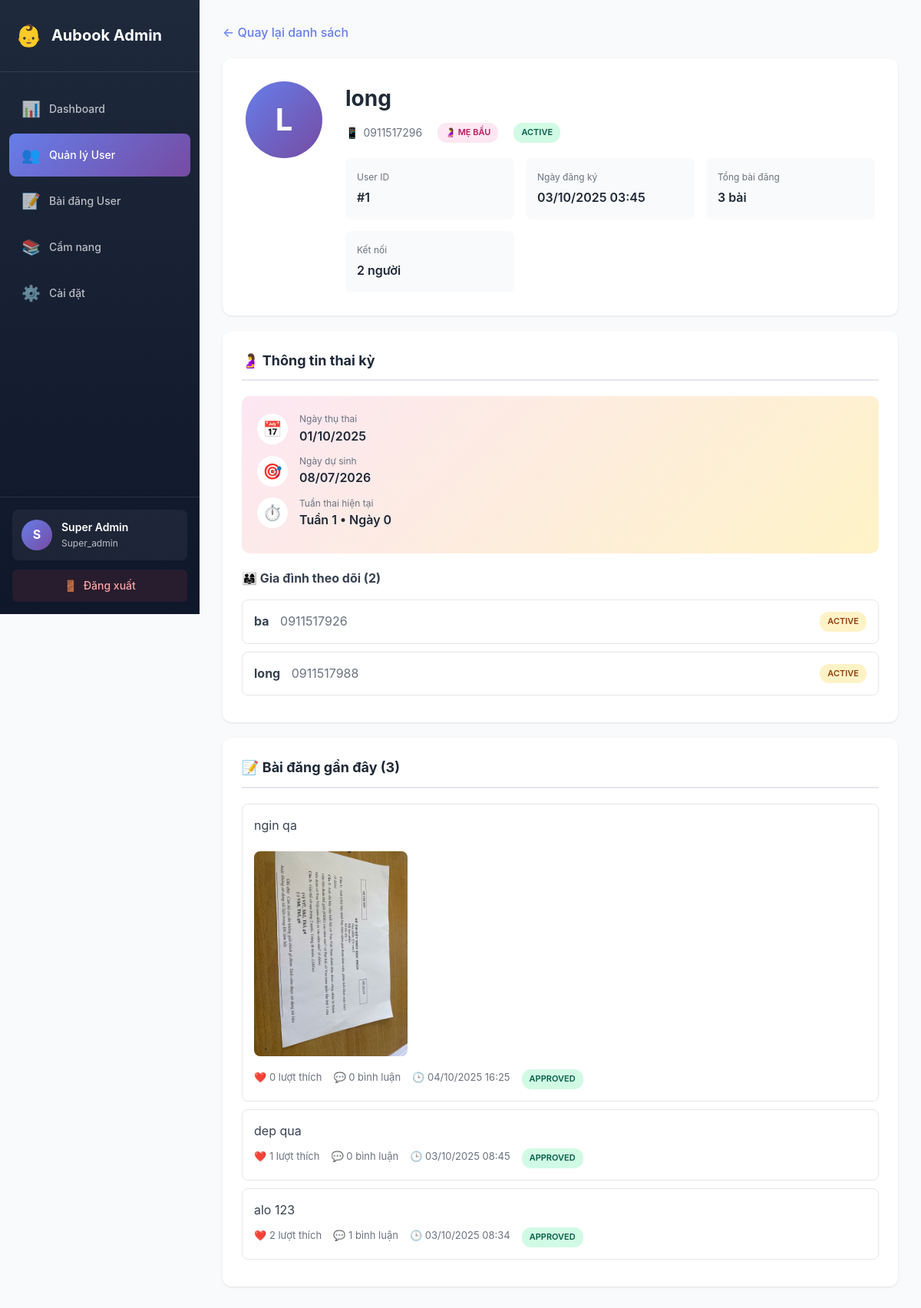
The app's page /admin/user_detail.php?id=1 (signed in) with its own data.
### tables this page shows
CREATE TABLE `users` (
  `id` int(11) NOT NULL,
  `phone` varchar(15) NOT NULL,
  `full_name` varchar(100) NOT NULL,
  `password` varchar(255) NOT NULL,
  `role` enum('me_bau','gia_dinh') NOT NULL,
  `status` enum('active','locked','suspended','deleted') DEFAULT 'active',
  `locked_at` timestamp NULL DEFAULT NULL,
  `locked_by` int(11) DEFAULT NULL,
  `locked_reason` text DEFAULT NULL,
  `deleted_at` timestamp NULL DEFAULT NULL,
  `created_at` timestamp NOT NULL DEFAULT current_timestamp(),
  `updated_at` timestamp NOT NULL DEFAULT current_timestamp() ON UPDATE current_timestamp()
);

CREATE TABLE `family_connections` (
  `id` int(11) NOT NULL,
  `family_user_id` int(11) NOT NULL,
  `pregnant_user_id` int(11) NOT NULL,
  `status` enum('pending','approved','rejected') DEFAULT 'pending',
  `created_at` timestamp NOT NULL DEFAULT current_timestamp(),
  `updated_at` timestamp NOT NULL DEFAULT current_timestamp() ON UPDATE current_timestamp()
);

CREATE TABLE `posts` (
  `id` int(11) NOT NULL,
  `user_id` int(11) NOT NULL,
  `content` text NOT NULL,
  `image_url` varchar(255) DEFAULT NULL,
  `status` enum('pending','approved','rejected','hidden') DEFAULT 'approved',
  `moderated_by` int(11) DEFAULT NULL,
  `moderated_at` timestamp NULL DEFAULT NULL,
  `rejection_reason` text DEFAULT NULL,
  `report_count` int(11) DEFAULT 0,
  `created_at` timestamp NOT NULL DEFAULT current_timestamp(),
  `updated_at` timestamp NOT NULL DEFAULT current_timestamp() ON UPDATE current_timestamp()
);

### models/Admin.php (called while the page is built, shortened)
<?php
class Admin {
    private $conn;
    public function __construct($db) {
        $this->conn = $db;
    }
    public function getAdminById($id) {
        $query = "SELECT * FROM admins WHERE id = :id LIMIT 1";
        $stmt = $this->conn->prepare($query);
        $stmt->bindParam(':id', $id);
        $stmt->execute();
        return $stmt->fetch(PDO::FETCH_ASSOC);
    }
    public function getUserById($user_id) {
        $query = "SELECT u.*,
                         pi.conception_date, pi.due_date,
                         (SELECT COUNT(*) FROM posts WHERE user_id = u.id) as total_posts,
                         (SELECT COUNT(*) FROM family_connections WHERE
                          (family_user_id = u.id OR pregnant_user_id = u.id)
                          AND status = 'approved') as total_connections
                  FROM users u
                  LEFT JOIN pregnancy_info pi ON u.id = pi.user_id
                  WHERE u.id = :id";
        $stmt = $this->conn->prepare($query);
        $stmt->bindParam(':id', $user_id);
        $stmt->execute();
        return $stmt->fetch(PDO::FETCH_ASSOC);
    }
}

### admin/user_detail.php (the view, shortened to what this page needs)
<?php
require_once '../models/Admin.php';
$database = new Database();
$db = $database->getConnection();
$admin = new Admin($db);
$admin_info = $admin->getAdminById($_SESSION['admin_id']);
$user_id = isset($_GET['id']) ? (int)$_GET['id'] : 0;
$user = $admin->getUserById($user_id);
$query = "SELECT p.*,
                 (SELECT COUNT(*) FROM post_likes WHERE post_id = p.id) as like_count,
                 (SELECT COUNT(*) FROM post_comments WHERE post_id = p.id) as comment_count
          FROM posts p
          WHERE p.user_id = :user_id
          ORDER BY p.created_at DESC
          LIMIT 10";
$stmt = $db->prepare($query);
$stmt->bindParam(':user_id', $user_id);
$stmt->execute();
$posts = $stmt->fetchAll(PDO::FETCH_ASSOC);
$family_connections = [];
if ($user['role'] === 'me_bau') {
    $query = "SELECT fc.*, u.full_name, u.phone, u.status
              FROM family_connections fc
              JOIN users u ON fc.family_user_id = u.id
              WHERE fc.pregnant_user_id = :user_id
              ORDER BY fc.created_at DESC";
    $stmt = $db->prepare($query);
    $stmt->bindParam(':user_id', $user_id);
    $stmt->execute();
    $family_connections = $stmt->fetchAll(PDO::FETCH_ASSOC);
}
?>
<!DOCTYPE html>
<html lang="vi">
<head>
    <link rel="stylesheet" href="css/admin.css">
</head>
<body>
    <div class="admin-container">
        <aside class="sidebar">
            <div class="sidebar-header">
                <div class="logo">
                    <span class="logo-icon">👶</span>
                    <span class="logo-text">Aubook Admin</span>
                </div>
            </div>
            <nav class="sidebar-menu">
                <a href="index.php" class="menu-item">
                    <span class="menu-icon">📊</span>
                    <span class="menu-text">Dashboard</span>
                </a>
                <a href="users.php" class="menu-item active">
                    <span class="menu-icon">👥</span>
                    <span class="menu-text">Quản lý User</span>
                </a>
                <a href="posts.php" class="menu-item">
                    <span class="menu-icon">📝</span>
                    <span class="menu-text">Bài đăng User</span>
                </a>
                <a href="articles.php" class="menu-item">
                    <span class="menu-icon">📚</span>
                    <span class="menu-text">Cẩm nang</span>
                </a>
                <a href="settings.php" class="menu-item">
                    <span class="menu-icon">⚙️</span>
                    <span class="menu-text">Cài đặt</span>
                </a>
            </nav>
            <div class="sidebar-footer">
                <div class="admin-profile">
                    <div class="admin-avatar">
                        <?php echo strtoupper(substr($admin_info['full_name'], 0, 1)); ?>
                    </div>
                    <div class="admin-info">
                        <div class="admin-name"><?php echo htmlspecialchars($admin_info['full_name']); ?></div>
                        <div class="admin-role"><?php echo ucfirst($admin_info['role']); ?></div>
                    </div>
                </div>
                <a href="logout.php" class="btn-logout">
                    <span>🚪</span> Đăng xuất
                </a>
            </div>
        </aside>
        <main class="main-content">
            <a href="users.php" class="back-link">
                ← Quay lại danh sách
            </a>
            <div class="user-header">
                <div class="user-header-content">
                    <div class="user-avatar-large">
                        <?php echo strtoupper(substr($user['full_name'], 0, 1)); ?>
                    </div>
                    <div class="user-info">
                        <div class="user-name"><?php echo htmlspecialchars($user['full_name']); ?></div>
                        <div class="user-meta">
                            <div class="user-meta-item">
                                <span>📱</span>
                                <span><?php echo htmlspecialchars($user['phone']); ?></span>
                            </div>
                            <div class="user-meta-item">
                                <span class="badge <?php echo $user['role'] === 'me_bau' ? 'badge-pink' : 'badge-blue'; ?>">
                                    <?php echo $user['role'] === 'me_bau' ? '🤰 Mẹ bầu' : '👨‍👩‍👧 Gia đình'; ?>
                                </span>
                            </div>
                            <div class="user-meta-item">
                                <span class="badge badge-<?php
                                    echo $user['status'] === 'active' ? 'success' :
                                         ($user['status'] === 'locked' ? 'warning' : 'danger');
                                ?>">
                                    <?php echo ucfirst($user['status']); ?>
                                </span>
                            </div>
                        </div>
                        <div class="info-grid">
                            <div class="info-item">
                                <div class="info-label">User ID</div>
                                <div class="info-value">#<?php echo $user['id']; ?></div>
                            </div>
                            <div class="info-item">
                                <div class="info-label">Ngày đăng ký</div>
                                <div class="info-value"><?php echo date('d/m/Y H:i', strtotime($user['created_at'])); ?></div>
                            </div>
                            <div class="info-item">
                                <div class="info-label">Tổng bài đăng</div>
                                <div class="info-value"><?php echo $user['total_posts']; ?> bài</div>
                            </div>
                            <div class="info-item">
                                <div class="info-label">Kết nối</div>
                                <div class="info-value"><?php echo $user['total_connections']; ?> người</div>
                            </div>
                        </div>
                    </div>
                </div>
            </div>
            <?php if ($user['role'] === 'me_bau' && $user['conception_date']): ?>
                <div class="section">
                    <div class="section-title">🤰 Thông tin thai kỳ</div>
                    <div class="pregnancy-timeline">
                        <div class="timeline-item">
                            <div class="timeline-icon">📅</div>
                            <div class="timeline-content">
                                <div class="timeline-label">Ngày thụ thai</div>
                                <div class="timeline-value"><?php echo date('d/m/Y', strtotime($user['conception_date'])); ?></div>
                            </div>
                        </div>
                        <div class="timeline-item">
                            <div class="timeline-icon">🎯</div>
                            <div class="timeline-content">
                                <div class="timeline-label">Ngày dự sinh</div>
                                <div class="timeline-value"><?php echo date('d/m/Y', strtotime($user['due_date'])); ?></div>
                            </div>
                        </div>
                        <div class="timeline-item">
                            <div class="timeline-icon">⏱️</div>
                            <div class="timeline-content">
                                <div class="timeline-label">Tuần thai hiện tại</div>
                                <div class="timeline-value">
                                    <?php
                                    $conception = new DateTime($user['conception_date']);
                                    $now = new DateTime();
                                    $diff = $conception->diff($now);
                                    $weeks = floor($diff->days / 7);
                                    $days = $diff->days % 7;
                                    echo "Tuần {$weeks} • Ngày {$days}";
                                    ?>
                                </div>
                            </div>
                        </div>
                    </div>
                    <?php if (count($family_connections) > 0): ?>
                        <h4 style="margin-top: 20px; margin-bottom: 15px;">👨‍👩‍👧 Gia đình theo dõi (<?php echo count($family_connections); ?>)</h4>
                        <?php foreach ($family_connections as $connection): ?>
                            <div class="connection-item">
                                <div>
                                    <strong><?php echo htmlspecialchars($connection['full_name']); ?></strong>
                                    <span style="color: #6b7280; margin-left: 10px;"><?php echo $connection['phone']; ?></span>
                                </div>
                                <span class="badge badge-<?php echo $connection['status'] === 'approved' ? 'success' : 'warning'; ?>">
                                    <?php echo ucfirst($connection['status']); ?>
                                </span>
                            </div>
                        <?php endforeach; ?>
                    <?php endif; ?>
                </div>
            <?php endif; ?>
            <div class="section">
                <div class="section-title">📝 Bài đăng gần đây (<?php echo count($posts); ?>)</div>
                <?php if (count($posts) > 0): ?>
                    <?php foreach ($posts as $post): ?>
                        <div class="post-item">
                            <div class="post-content">
                                <?php echo htmlspecialchars($post['content']); ?>
                            </div>
                            <?php if ($post['image_url']): ?>
                                <img src="../<?php echo $post['image_url']; ?>" style="max-width: 200px; border-radius: 8px; margin: 10px 0;">
                            <?php endif; ?>
                            <div class="post-meta">
                                <span>❤️ <?php echo $post['like_count']; ?> lượt thích</span>
                                <span>💬 <?php echo $post['comment_count']; ?> bình luận</span>
                                <span>🕒 <?php echo date('d/m/Y H:i', strtotime($post['created_at'])); ?></span>
                                <span class="badge badge-<?php
                                    echo $post['status'] === 'approved' ? 'success' :
                                         ($post['status'] === 'pending' ? 'warning' : 'danger');
                                ?>">
                                    <?php echo ucfirst($post['status']); ?>
                                </span>
                            </div>
                        </div>
                    <?php endforeach; ?>
                <?php else: ?>
                    <p class="empty-state">Chưa có bài đăng nào</p>
                <?php endif; ?>
            </div>
        </main>
    </div>
</body>
</html>

### admin/css/admin.css (style rules this page uses)
* { margin: 0; padding: 0; box-sizing: border-box; }
:root { --primary-color: #667eea; --secondary-color: #764ba2; --success-color: #10b981; --warning-color: #f59e0b; --danger-color: #ef4444; --info-color: #3b82f6; --dark-color: #1f2937; --light-gray: #f3f4f6; --border-color: #e5e7eb; --text-color: #374151; --sidebar-width: 260px; }
body { font-family: -apple-system, BlinkMacSystemFont, 'Segoe UI', Roboto, 'Helvetica Neue', Arial, sans-serif; background: #f9fafb; color: var(--text-color); line-height: 1.6; }
.admin-container { display: flex; min-height: 100vh; }
.sidebar { width: var(--sidebar-width); background: linear-gradient(180deg, #1e293b 0%, #0f172a 100%); color: white; display: flex; flex-direction: column; position: fixed; height: 100vh; overflow-y: auto; z-index: 1000; }
.sidebar-header { padding: 24px 20px; border-bottom: 1px solid rgba(255, 255, 255, 0.1); }
.logo { display: flex; align-items: center; gap: 12px; font-size: 20px; font-weight: 700; }
.logo-icon { font-size: 28px; }
.sidebar-menu { flex: 1; padding: 20px 12px; }
.menu-item { display: flex; align-items: center; gap: 12px; padding: 12px 16px; color: rgba(255, 255, 255, 0.7); text-decoration: none; border-radius: 8px; margin-bottom: 4px; transition: all 0.2s; position: relative; }
.menu-item.active { background: linear-gradient(135deg, var(--primary-color), var(--secondary-color)); color: white; }
.menu-icon { font-size: 20px; width: 24px; text-align: center; }
.menu-text { flex: 1; font-size: 14px; font-weight: 500; }
.sidebar-footer { padding: 16px; border-top: 1px solid rgba(255, 255, 255, 0.1); }
.admin-profile { display: flex; align-items: center; gap: 12px; padding: 12px; background: rgba(255, 255, 255, 0.05); border-radius: 8px; margin-bottom: 12px; }
.admin-avatar { width: 40px; height: 40px; background: linear-gradient(135deg, var(--primary-color), var(--secondary-color)); border-radius: 50%; display: flex; align-items: center; justify-content: center; font-weight: 700; font-size: 16px; }
.admin-info { flex: 1; }
.admin-name { font-weight: 600; font-size: 14px; }
.admin-role { font-size: 12px; opacity: 0.7; }
.btn-logout { display: flex; align-items: center; justify-content: center; gap: 8px; padding: 10px; background: rgba(239, 68, 68, 0.1); color: #fca5a5; text-decoration: none; border-radius: 6px; font-size: 14px; font-weight: 500; transition: all 0.2s; }
.main-content { margin-left: var(--sidebar-width); flex: 1; padding: 30px; max-width: calc(100vw - var(--sidebar-width)); }
.badge { display: inline-block; padding: 4px 10px; font-size: 11px; font-weight: 600; border-radius: 12px; text-transform: uppercase; }
.badge-pink { background: #fce7f3; color: #be185d; }
.badge-success { background: #d1fae5; color: #065f46; }
.badge-warning { background: #fef3c7; color: #92400e; }

### records on screen
users: full_name "L", full_name "long", phone "0911517296", status "ACTIVE", id "1", created_at "03/10/2025 03:45"
family_connections: family_user.full_name "ba", family_user.phone "0911517926", family_user.status "ACTIVE"
family_connections: family_user.full_name "long", family_user.phone "0911517988", family_user.status "ACTIVE"
posts: content "ngin qa", image_url (picture), like_count "0", comment_count "0", created_at "04/10/2025 16:25", status "APPROVED"
posts: content "dep qua", like_count "1", comment_count "0", created_at "03/10/2025 08:45", status "APPROVED"
posts: content "alo 123", like_count "2", comment_count "1", created_at "03/10/2025 08:34", status "APPROVED"

### other values on screen
substr($admin_info['full_name'], 0, 1) "S"
$admin_info['full_name'] "Super Admin"
$admin_info['role'] "Super_admin"
$user['total_posts'] "3"
$user['total_connections'] "2"
date('d/m/Y', strtotime($user['conception_date'])) "01/10/2025"
date('d/m/Y', strtotime($user['due_date'])) "08/07/2026"
count($family_connections) "2"
count($posts) "3"
